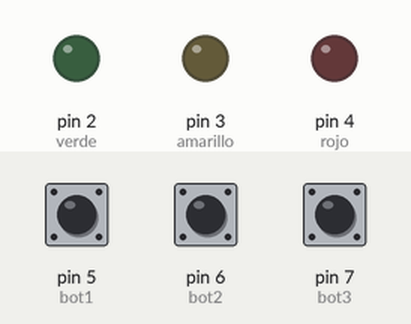
Bench run of a sketch on a simulated Arduino Uno, built with avr-gcc and run on an emulated ATmega328P. Parts: output pins drawn as LEDs (lit = HIGH). Inputs (shaded band) come from the test bench; at power-on: pin 5 (bot1) LOW, pin 6 (bot2) LOW, pin 7 (bot3) LOW.

Above: at 1.2 s.
1.3 s: pin 5 (bot1) pulled HIGH for 0.15 s
At 1.37 s:
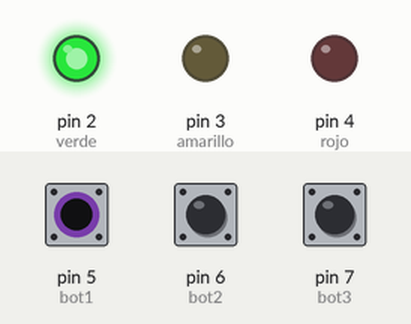
2.9 s: pin 6 (bot2) pulled HIGH for 0.15 s
At 2.97 s:
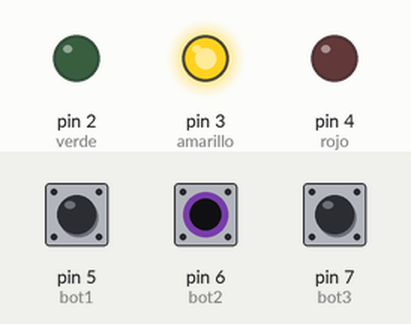
4.5 s: pin 7 (bot3) pulled HIGH for 0.15 s
At 4.57 s:
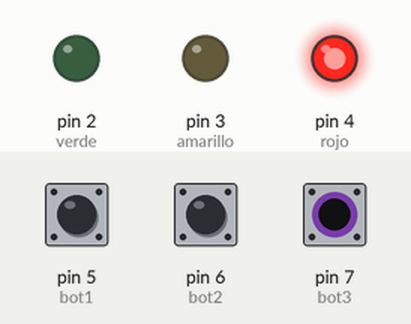
6.1 s: pin 7 (bot3) pulled HIGH for 3.2 s
At 10.5 s:
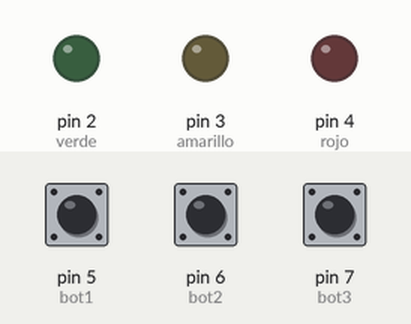
10.8 s: pin 5 (bot1) pulled HIGH for 3.2 s
At 11.8 s:
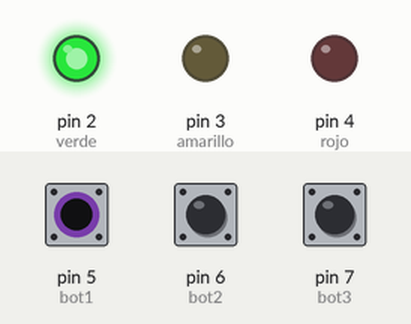
15.5 s: pin 5 (bot1) driven HIGH and pin 6 (bot2) driven HIGH
At 16.6 s:
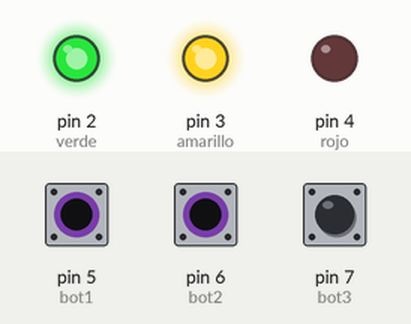
Timing chart, 0 to 18.0 s (numbered marks = the images above; inputs shaded):
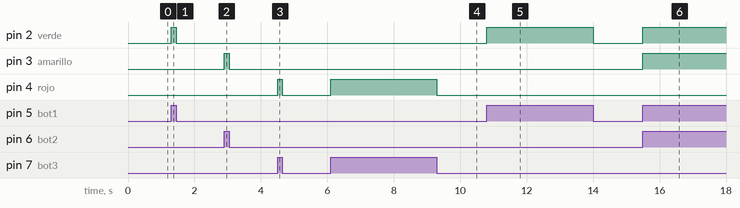

Measured:
- after the input at 1.3 s, pin 2 (verde): LOW → HIGH at once, → LOW 0.15 s later
- after the input at 2.9 s, pin 3 (amarillo): LOW → HIGH at once, → LOW 0.15 s later
- after the input at 4.5 s, pin 4 (rojo): LOW → HIGH at once, → LOW 0.15 s later
- after the input at 6.1 s, pin 4 (rojo): LOW → HIGH at once, → LOW 3.2 s later
- after the input at 10.8 s, pin 2 (verde): LOW → HIGH at once, → LOW 3.2 s later
- after the input at 15.5 s, pin 2 (verde), pin 3 (amarillo): LOW → HIGH at once

The sketch:

E1.ino
```cpp
/*---------------------------------------------
  Curso de Desarrollo IoT
  Módulo: Starters
  Clase: 3
  Ejercicio: 1

  PINOUT:
  BOTON 1 -> D5
  BOTON 2 -> D6
  BOTON 3 -> D7

  LED VERDE -> D2
  LED AMARILLO -> D3
  LED ROJO -> D4
---------------------------------------------*/

//Declaración de pines
int bot1 = 5;
int bot2 = 6;
int bot3 = 7;

int verde = 2;
int amarillo = 3;
int rojo = 4;

//Setup
void setup() {
  pinMode(bot1, INPUT);
  pinMode(bot2, INPUT);
  pinMode(bot3, INPUT);

  pinMode(verde, OUTPUT);
  pinMode(amarillo, OUTPUT);
  pinMode(rojo, OUTPUT);
}

//Loop
void loop() {
  if (digitalRead(bot1) == HIGH) {
    digitalWrite(verde, HIGH);
  } else {
    digitalWrite(verde, LOW);
  }

  if (digitalRead(bot2) == HIGH) {
    digitalWrite(amarillo, HIGH);
  } else {
    digitalWrite(amarillo, LOW);
  }

  if (digitalRead(bot3) == HIGH) {
    digitalWrite(rojo, HIGH);
  } else {
    digitalWrite(rojo, LOW);
  }
}
```
